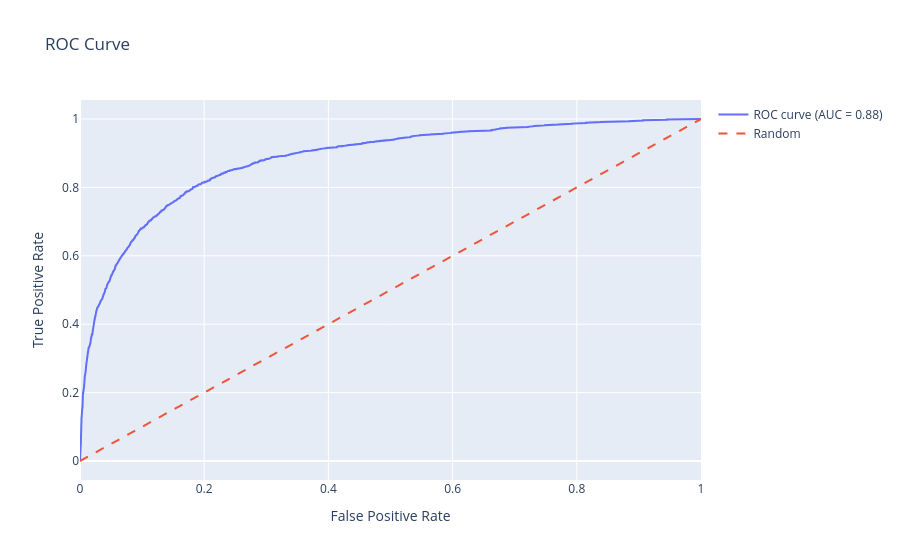

Notebook source saved alongside this figure:
### Code cell
lr_visualizer.plot_roc_curve()

### Figure 1 — Plotly figure (JSON) as saved in the notebook; plotly's stock layout.template omitted (floating-point values rounded to 4 significant figures; data arrays with more than 128 entries replaced by an {"elided": "..."} marker saying what was removed)
{"data": [{"mode": "lines", "name": "ROC curve (AUC = 0.88)", "x": {"elided": "2400 float values"}, "y": {"elided": "2400 float values"}, "type": "scatter"}, {"line": {"dash": "dash"}, "mode": "lines", "name": "Random", "x": [0, 1], "y": [0, 1], "type": "scatter"}], "layout": {"title": {"text": "ROC Curve"}, "xaxis": {"title": {"text": "False Positive Rate"}}, "yaxis": {"title": {"text": "True Positive Rate"}}, "showlegend": true}}
